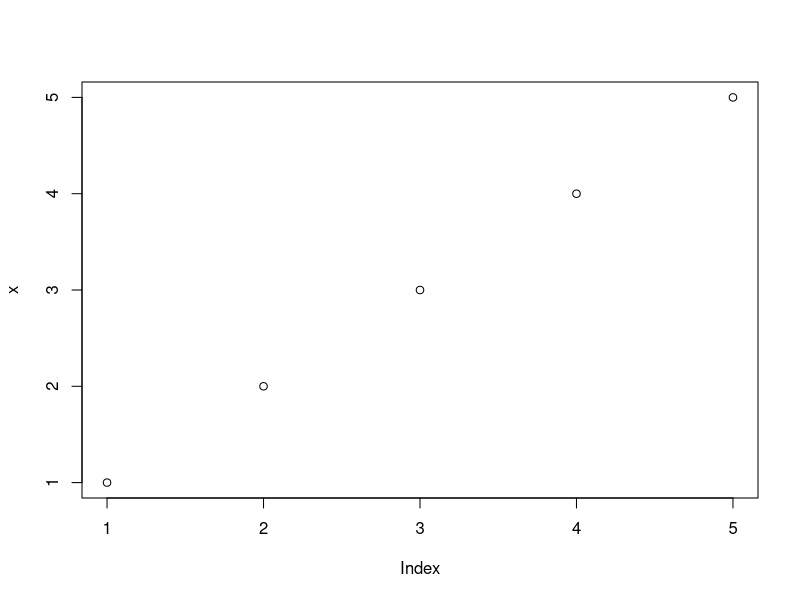
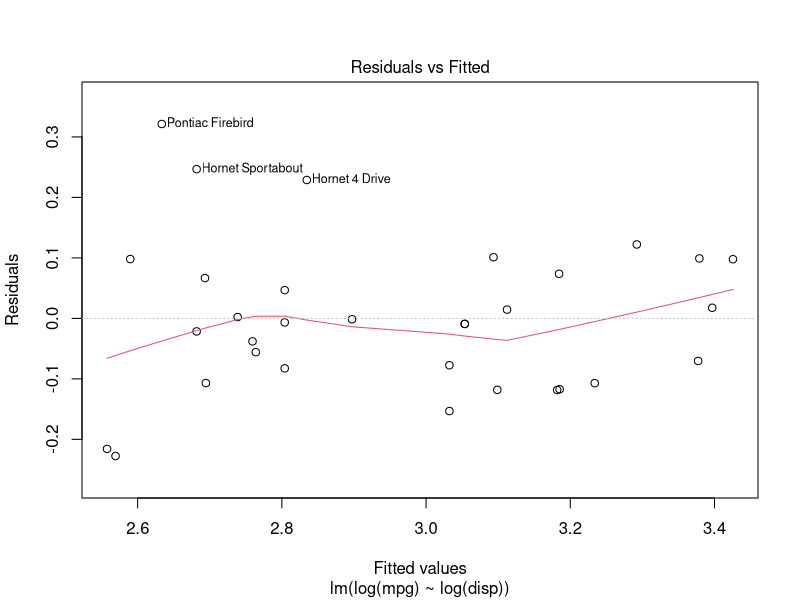
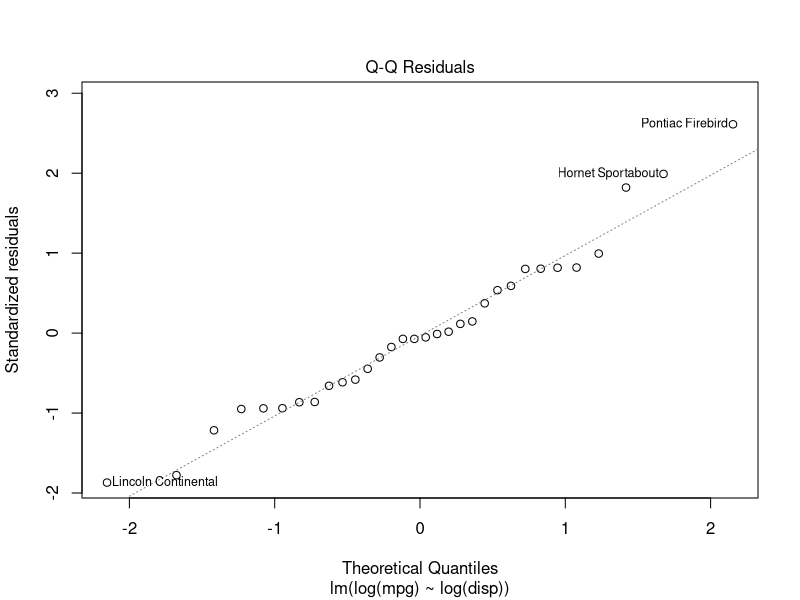
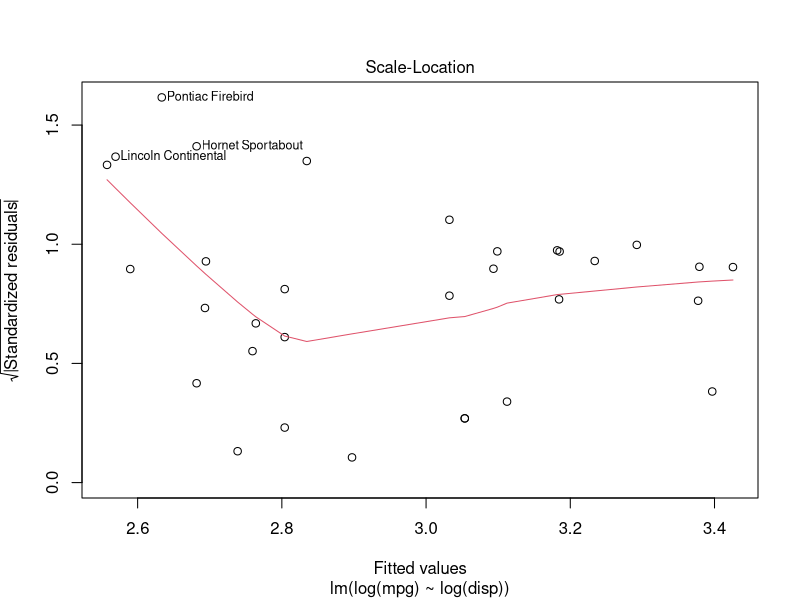
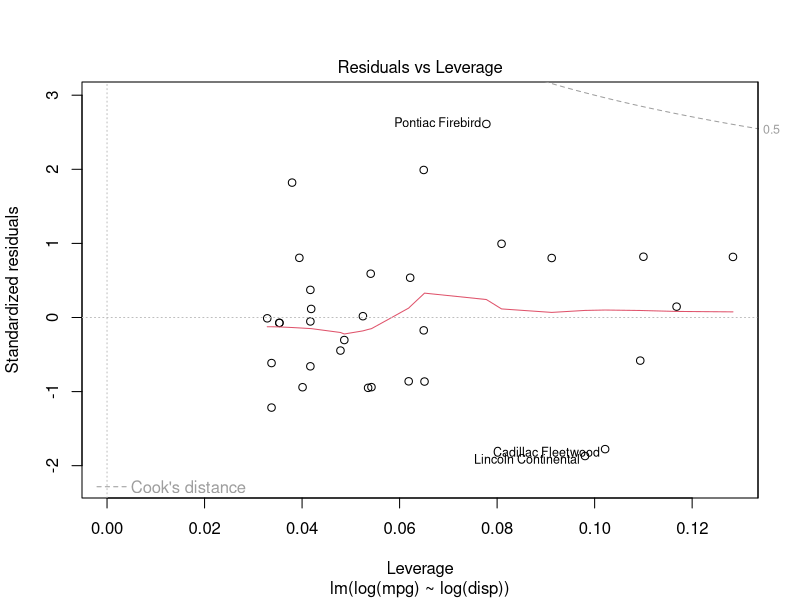

Source code (R) for these figures, in order:
num_vec = 1:5
class(num_vec)

class(num_vec) = "new class" 
class(num_vec) 

num_vec2 = structure(1:5, class = "new class")   # class 자체가 하나의 attribute로 들어가 있어서 가능
num_vec2

df = data.frame(a = 1:4, b = 5:8)
df
class(df)
attributes(df)

attributes(df)$names
names(df)   # 위의 결과와 같음 (help 함수)

print(df)
print(num_vec)
print(runif(10, 0, 1))   
# data.frame, int, numeric 각각에 대해서 적용되는 print 함수가 다름
# Method는 class 바깥에서 정의되고 있음
# => 캡슐화의 원칙은 지켜지지 않음

print   # UseMethod("print") 이 작동됨을 알 수 있음


# Generic function
methods(print)
print.data.frame   # 함수 정의 확인 가능
print.data.frame(df)


x = 1:5
class(x)   # integer
plot(x)   # plot.integer 실행 

lm_fit = lm(log(mpg) ~ log(disp), data = mtcars)
summary(lm_fit)
summary.lm(lm_fit)

plot(lm_fit)   # plot.lm 실행 


my_function = function(x) UseMethod("my_function")

my_function.default = function(x) {
  cat("일반 객체: ", x, "\n")
}

my_function.person_info = function(x) {
  cat("이름: ", x$name, "나이: ", x$age, "\n")
}

p = list(name = "Kwan-Young Bak", age = 35)
class(p)   # my_function.default 실행 

class(p) = "person_info"
my_function(p)   # my_function.person_info 실행 


